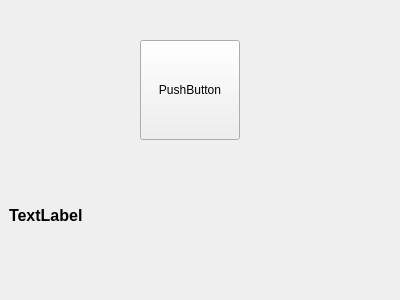
<?xml version="1.0" encoding="UTF-8"?>
<ui version="4.0">
 <class>Form</class>
 <widget class="QWidget" name="Form">
  <property name="geometry">
   <rect>
    <x>0</x>
    <y>0</y>
    <width>400</width>
    <height>300</height>
   </rect>
  </property>
  <property name="windowTitle">
   <string>Form</string>
  </property>
  <property name="styleSheet">
   <string notr="true">QPushButton{

background-color:&quot;red&quot;

}

QLabel {

color:&quot;green&quot;

}</string>
  </property>
  <widget class="QPushButton" name="pushButton">
   <property name="geometry">
    <rect>
     <x>140</x>
     <y>40</y>
     <width>100</width>
     <height>100</height>
    </rect>
   </property>
   <property name="text">
    <string>PushButton</string>
   </property>
  </widget>
  <widget class="QLabel" name="label">
   <property name="geometry">
    <rect>
     <x>9</x>
     <y>190</y>
     <width>381</width>
     <height>50</height>
    </rect>
   </property>
   <property name="font">
    <font>
     <pointsize>12</pointsize>
     <weight>75</weight>
     <bold>true</bold>
    </font>
   </property>
   <property name="text">
    <string>TextLabel</string>
   </property>
  </widget>
 </widget>
 <resources/>
 <connections/>
</ui>
